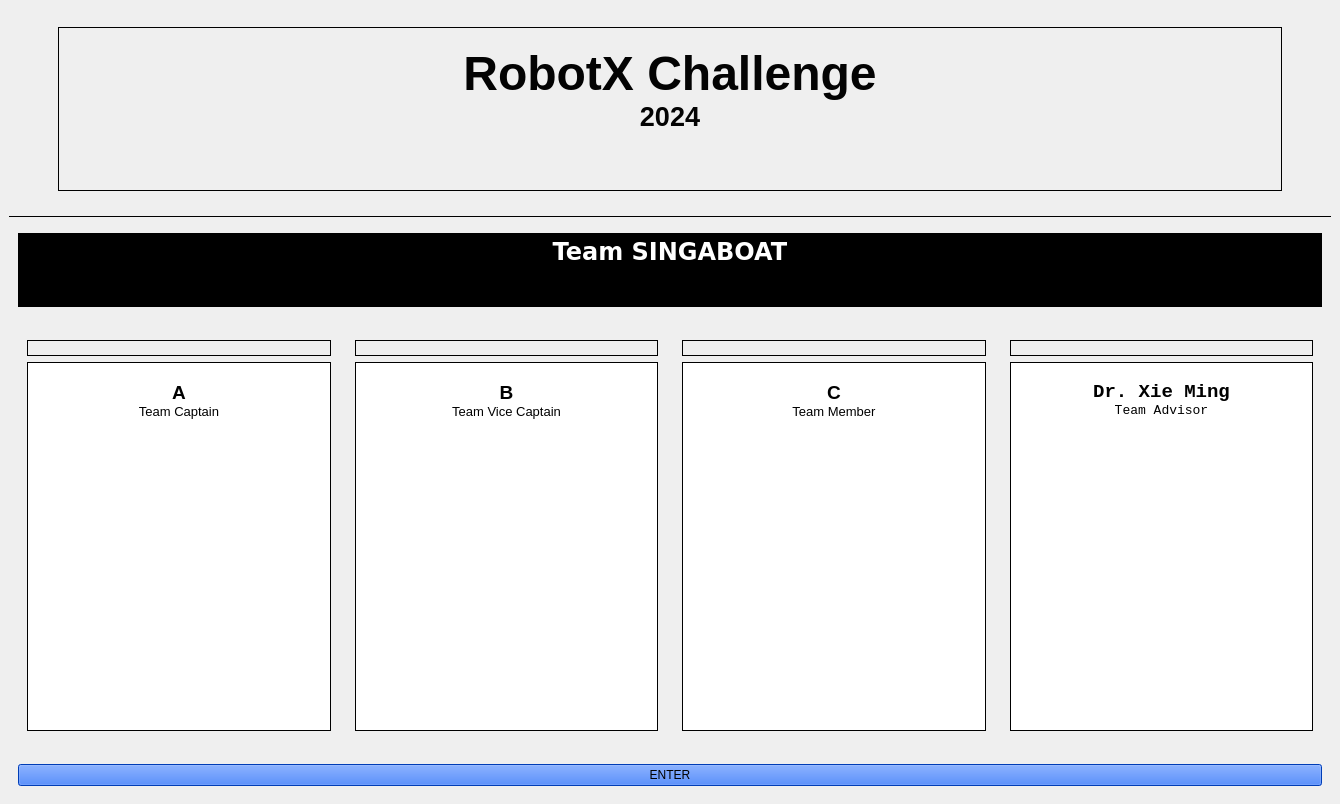
<?xml version="1.0" encoding="UTF-8"?>
<ui version="4.0">
 <class>MainWindow</class>
 <widget class="QMainWindow" name="MainWindow">
  <property name="geometry">
   <rect>
    <x>0</x>
    <y>0</y>
    <width>1340</width>
    <height>804</height>
   </rect>
  </property>
  <property name="windowTitle">
   <string>MainWindow</string>
  </property>
  <widget class="QWidget" name="centralwidget">
   <property name="styleSheet">
    <string notr="true"/>
   </property>
   <layout class="QVBoxLayout" name="verticalLayout">
    <item>
     <widget class="QWidget" name="widget" native="true">
      <property name="sizePolicy">
       <sizepolicy hsizetype="Preferred" vsizetype="Preferred">
        <horstretch>0</horstretch>
        <verstretch>0</verstretch>
       </sizepolicy>
      </property>
      <property name="maximumSize">
       <size>
        <width>16777215</width>
        <height>200</height>
       </size>
      </property>
      <layout class="QHBoxLayout" name="horizontalLayout">
       <item>
        <widget class="QWidget" name="widget_5" native="true">
         <property name="layoutDirection">
          <enum>Qt::RightToLeft</enum>
         </property>
         <layout class="QHBoxLayout" name="horizontalLayout_2">
          <item>
           <widget class="QLabel" name="label">
            <property name="maximumSize">
             <size>
              <width>300</width>
              <height>16777215</height>
             </size>
            </property>
            <property name="text">
             <string/>
            </property>
            <property name="pixmap">
             <pixmap resource="images.qrc">:/newPrefix/Images/robotx logo_vert.png</pixmap>
            </property>
            <property name="scaledContents">
             <bool>true</bool>
            </property>
           </widget>
          </item>
         </layout>
        </widget>
       </item>
       <item>
        <widget class="QWidget" name="widget_6" native="true">
         <property name="minimumSize">
          <size>
           <width>660</width>
           <height>182</height>
          </size>
         </property>
         <property name="autoFillBackground">
          <bool>false</bool>
         </property>
         <layout class="QHBoxLayout" name="horizontalLayout_3">
          <item>
           <widget class="QTextBrowser" name="textBrowser">
            <property name="styleSheet">
             <string notr="true">*{
background:Transparent;
}</string>
            </property>
            <property name="inputMethodHints">
             <set>Qt::ImhMultiLine</set>
            </property>
            <property name="frameShape">
             <enum>QFrame::Box</enum>
            </property>
            <property name="frameShadow">
             <enum>QFrame::Plain</enum>
            </property>
            <property name="lineWidth">
             <number>1</number>
            </property>
            <property name="sizeAdjustPolicy">
             <enum>QAbstractScrollArea::AdjustIgnored</enum>
            </property>
            <property name="html">
             <string>&lt;!DOCTYPE HTML PUBLIC &quot;-//W3C//DTD HTML 4.0//EN&quot; &quot;http://www.w3.org/TR/REC-html40/strict.dtd&quot;&gt;
&lt;html&gt;&lt;head&gt;&lt;meta name=&quot;qrichtext&quot; content=&quot;1&quot; /&gt;&lt;style type=&quot;text/css&quot;&gt;
p, li { white-space: pre-wrap; }
&lt;/style&gt;&lt;/head&gt;&lt;body style=&quot; font-family:'MS Shell Dlg 2'; font-size:7.8pt; font-weight:400; font-style:normal;&quot;&gt;
&lt;p align=&quot;center&quot; style=&quot;-qt-paragraph-type:empty; margin-top:0px; margin-bottom:0px; margin-left:0px; margin-right:0px; -qt-block-indent:0; text-indent:0px; font-family:'Sans Serif'; font-size:9pt;&quot;&gt;&lt;br /&gt;&lt;/p&gt;
&lt;p align=&quot;center&quot; style=&quot; margin-top:0px; margin-bottom:0px; margin-left:0px; margin-right:0px; -qt-block-indent:0; text-indent:0px;&quot;&gt;&lt;span style=&quot; font-family:'Sans Serif'; font-size:36pt; font-weight:600; color:#030303;&quot;&gt;RobotX Challenge&lt;/span&gt;&lt;/p&gt;
&lt;p align=&quot;center&quot; style=&quot; margin-top:0px; margin-bottom:0px; margin-left:0px; margin-right:0px; -qt-block-indent:0; text-indent:0px;&quot;&gt;&lt;span style=&quot; font-family:'Sans Serif'; font-size:20pt; font-weight:600; color:#030303;&quot;&gt;2024&lt;/span&gt;&lt;/p&gt;&lt;/body&gt;&lt;/html&gt;</string>
            </property>
           </widget>
          </item>
         </layout>
        </widget>
       </item>
       <item>
        <widget class="QWidget" name="widget_7" native="true">
         <property name="maximumSize">
          <size>
           <width>300</width>
           <height>16777215</height>
          </size>
         </property>
         <layout class="QHBoxLayout" name="horizontalLayout_4">
          <item>
           <widget class="QLabel" name="label_2">
            <property name="text">
             <string/>
            </property>
            <property name="pixmap">
             <pixmap resource="images.qrc">:/newPrefix/Images/pngegg.png</pixmap>
            </property>
            <property name="scaledContents">
             <bool>true</bool>
            </property>
           </widget>
          </item>
         </layout>
        </widget>
       </item>
      </layout>
     </widget>
    </item>
    <item>
     <widget class="Line" name="line">
      <property name="minimumSize">
       <size>
        <width>0</width>
        <height>0</height>
       </size>
      </property>
      <property name="frameShadow">
       <enum>QFrame::Plain</enum>
      </property>
      <property name="lineWidth">
       <number>1</number>
      </property>
      <property name="orientation">
       <enum>Qt::Horizontal</enum>
      </property>
     </widget>
    </item>
    <item>
     <widget class="QWidget" name="widget_2" native="true">
      <property name="minimumSize">
       <size>
        <width>0</width>
        <height>70</height>
       </size>
      </property>
      <property name="maximumSize">
       <size>
        <width>16777215</width>
        <height>16777215</height>
       </size>
      </property>
      <layout class="QHBoxLayout" name="horizontalLayout_5">
       <item>
        <widget class="QTextBrowser" name="textBrowser_2">
         <property name="sizePolicy">
          <sizepolicy hsizetype="Preferred" vsizetype="Preferred">
           <horstretch>0</horstretch>
           <verstretch>0</verstretch>
          </sizepolicy>
         </property>
         <property name="maximumSize">
          <size>
           <width>16777215</width>
           <height>16777215</height>
          </size>
         </property>
         <property name="font">
          <font>
           <family>Bitstream Vera Sans</family>
          </font>
         </property>
         <property name="styleSheet">
          <string notr="true">*{
background:rgb(0, 0, 0);
}</string>
         </property>
         <property name="frameShape">
          <enum>QFrame::NoFrame</enum>
         </property>
         <property name="frameShadow">
          <enum>QFrame::Plain</enum>
         </property>
         <property name="html">
          <string>&lt;!DOCTYPE HTML PUBLIC &quot;-//W3C//DTD HTML 4.0//EN&quot; &quot;http://www.w3.org/TR/REC-html40/strict.dtd&quot;&gt;
&lt;html&gt;&lt;head&gt;&lt;meta name=&quot;qrichtext&quot; content=&quot;1&quot; /&gt;&lt;style type=&quot;text/css&quot;&gt;
p, li { white-space: pre-wrap; }
&lt;/style&gt;&lt;/head&gt;&lt;body style=&quot; font-family:'Bitstream Vera Sans'; font-size:7.8pt; font-weight:400; font-style:normal;&quot;&gt;
&lt;p align=&quot;center&quot; style=&quot; margin-top:0px; margin-bottom:0px; margin-left:0px; margin-right:0px; -qt-block-indent:0; text-indent:0px;&quot;&gt;&lt;span style=&quot; font-family:'Sans Serif'; font-size:18pt; font-weight:600; color:#ffffff;&quot;&gt;Team SINGABOAT&lt;/span&gt;&lt;/p&gt;&lt;/body&gt;&lt;/html&gt;</string>
         </property>
        </widget>
       </item>
      </layout>
     </widget>
    </item>
    <item>
     <widget class="QWidget" name="widget_3" native="true">
      <property name="styleSheet">
       <string notr="true"/>
      </property>
      <layout class="QHBoxLayout" name="horizontalLayout_6">
       <item>
        <widget class="QWidget" name="widget_8" native="true">
         <property name="minimumSize">
          <size>
           <width>318</width>
           <height>409</height>
          </size>
         </property>
         <layout class="QVBoxLayout" name="verticalLayout_2">
          <item>
           <widget class="QLabel" name="label_3">
            <property name="maximumSize">
             <size>
              <width>16777215</width>
              <height>16777215</height>
             </size>
            </property>
            <property name="frameShape">
             <enum>QFrame::Box</enum>
            </property>
            <property name="text">
             <string/>
            </property>
            <property name="pixmap">
             <pixmap resource="images.qrc">:/newPrefix/Images/RobotX.png</pixmap>
            </property>
            <property name="scaledContents">
             <bool>true</bool>
            </property>
           </widget>
          </item>
          <item>
           <widget class="QTextBrowser" name="textBrowser_3">
            <property name="maximumSize">
             <size>
              <width>16777215</width>
              <height>16777215</height>
             </size>
            </property>
            <property name="frameShape">
             <enum>QFrame::Box</enum>
            </property>
            <property name="frameShadow">
             <enum>QFrame::Plain</enum>
            </property>
            <property name="html">
             <string>&lt;!DOCTYPE HTML PUBLIC &quot;-//W3C//DTD HTML 4.0//EN&quot; &quot;http://www.w3.org/TR/REC-html40/strict.dtd&quot;&gt;
&lt;html&gt;&lt;head&gt;&lt;meta name=&quot;qrichtext&quot; content=&quot;1&quot; /&gt;&lt;style type=&quot;text/css&quot;&gt;
p, li { white-space: pre-wrap; }
&lt;/style&gt;&lt;/head&gt;&lt;body style=&quot; font-family:'MS Shell Dlg 2'; font-size:7.8pt; font-weight:400; font-style:normal;&quot;&gt;
&lt;p align=&quot;center&quot; style=&quot;-qt-paragraph-type:empty; margin-top:0px; margin-bottom:0px; margin-left:0px; margin-right:0px; -qt-block-indent:0; text-indent:0px; font-family:'Sans Serif'; font-size:9pt;&quot;&gt;&lt;br /&gt;&lt;/p&gt;
&lt;p align=&quot;center&quot; style=&quot; margin-top:0px; margin-bottom:0px; margin-left:0px; margin-right:0px; -qt-block-indent:0; text-indent:0px;&quot;&gt;&lt;span style=&quot; font-family:'Monospace'; font-size:14pt; font-weight:600;&quot;&gt;A&lt;/span&gt;&lt;/p&gt;
&lt;p align=&quot;center&quot; style=&quot; margin-top:0px; margin-bottom:0px; margin-left:0px; margin-right:0px; -qt-block-indent:0; text-indent:0px;&quot;&gt;&lt;span style=&quot; font-family:'Monospace'; font-size:10pt;&quot;&gt;Team Captain&lt;/span&gt;&lt;/p&gt;&lt;/body&gt;&lt;/html&gt;</string>
            </property>
           </widget>
          </item>
         </layout>
        </widget>
       </item>
       <item>
        <widget class="QWidget" name="widget_9" native="true">
         <property name="minimumSize">
          <size>
           <width>318</width>
           <height>409</height>
          </size>
         </property>
         <layout class="QVBoxLayout" name="verticalLayout_4">
          <item>
           <widget class="QLabel" name="label_4">
            <property name="maximumSize">
             <size>
              <width>16777215</width>
              <height>16777215</height>
             </size>
            </property>
            <property name="frameShape">
             <enum>QFrame::Box</enum>
            </property>
            <property name="text">
             <string/>
            </property>
            <property name="pixmap">
             <pixmap resource="images.qrc">:/newPrefix/Images/RobotX.png</pixmap>
            </property>
            <property name="scaledContents">
             <bool>true</bool>
            </property>
           </widget>
          </item>
          <item>
           <widget class="QTextBrowser" name="textBrowser_4">
            <property name="maximumSize">
             <size>
              <width>16777215</width>
              <height>16777215</height>
             </size>
            </property>
            <property name="frameShape">
             <enum>QFrame::Box</enum>
            </property>
            <property name="frameShadow">
             <enum>QFrame::Plain</enum>
            </property>
            <property name="html">
             <string>&lt;!DOCTYPE HTML PUBLIC &quot;-//W3C//DTD HTML 4.0//EN&quot; &quot;http://www.w3.org/TR/REC-html40/strict.dtd&quot;&gt;
&lt;html&gt;&lt;head&gt;&lt;meta name=&quot;qrichtext&quot; content=&quot;1&quot; /&gt;&lt;style type=&quot;text/css&quot;&gt;
p, li { white-space: pre-wrap; }
&lt;/style&gt;&lt;/head&gt;&lt;body style=&quot; font-family:'MS Shell Dlg 2'; font-size:7.8pt; font-weight:400; font-style:normal;&quot;&gt;
&lt;p align=&quot;center&quot; style=&quot;-qt-paragraph-type:empty; margin-top:0px; margin-bottom:0px; margin-left:0px; margin-right:0px; -qt-block-indent:0; text-indent:0px; font-family:'Sans Serif'; font-size:9pt;&quot;&gt;&lt;br /&gt;&lt;/p&gt;
&lt;p align=&quot;center&quot; style=&quot; margin-top:0px; margin-bottom:0px; margin-left:0px; margin-right:0px; -qt-block-indent:0; text-indent:0px;&quot;&gt;&lt;span style=&quot; font-family:'Monospace'; font-size:14pt; font-weight:600;&quot;&gt;B&lt;/span&gt;&lt;/p&gt;
&lt;p align=&quot;center&quot; style=&quot; margin-top:0px; margin-bottom:0px; margin-left:0px; margin-right:0px; -qt-block-indent:0; text-indent:0px;&quot;&gt;&lt;span style=&quot; font-family:'Monospace'; font-size:10pt;&quot;&gt;Team Vice Captain&lt;/span&gt;&lt;/p&gt;&lt;/body&gt;&lt;/html&gt;</string>
            </property>
           </widget>
          </item>
         </layout>
        </widget>
       </item>
       <item>
        <widget class="QWidget" name="widget_10" native="true">
         <property name="minimumSize">
          <size>
           <width>318</width>
           <height>409</height>
          </size>
         </property>
         <layout class="QVBoxLayout" name="verticalLayout_3">
          <item>
           <widget class="QLabel" name="label_5">
            <property name="maximumSize">
             <size>
              <width>16777215</width>
              <height>16777215</height>
             </size>
            </property>
            <property name="frameShape">
             <enum>QFrame::Box</enum>
            </property>
            <property name="text">
             <string/>
            </property>
            <property name="pixmap">
             <pixmap resource="images.qrc">:/newPrefix/Images/RobotX.png</pixmap>
            </property>
            <property name="scaledContents">
             <bool>true</bool>
            </property>
           </widget>
          </item>
          <item>
           <widget class="QTextBrowser" name="textBrowser_5">
            <property name="maximumSize">
             <size>
              <width>16777215</width>
              <height>16777215</height>
             </size>
            </property>
            <property name="frameShape">
             <enum>QFrame::Box</enum>
            </property>
            <property name="frameShadow">
             <enum>QFrame::Plain</enum>
            </property>
            <property name="html">
             <string>&lt;!DOCTYPE HTML PUBLIC &quot;-//W3C//DTD HTML 4.0//EN&quot; &quot;http://www.w3.org/TR/REC-html40/strict.dtd&quot;&gt;
&lt;html&gt;&lt;head&gt;&lt;meta name=&quot;qrichtext&quot; content=&quot;1&quot; /&gt;&lt;style type=&quot;text/css&quot;&gt;
p, li { white-space: pre-wrap; }
&lt;/style&gt;&lt;/head&gt;&lt;body style=&quot; font-family:'MS Shell Dlg 2'; font-size:7.8pt; font-weight:400; font-style:normal;&quot;&gt;
&lt;p align=&quot;center&quot; style=&quot;-qt-paragraph-type:empty; margin-top:0px; margin-bottom:0px; margin-left:0px; margin-right:0px; -qt-block-indent:0; text-indent:0px; font-family:'Sans Serif'; font-size:9pt;&quot;&gt;&lt;br /&gt;&lt;/p&gt;
&lt;p align=&quot;center&quot; style=&quot; margin-top:0px; margin-bottom:0px; margin-left:0px; margin-right:0px; -qt-block-indent:0; text-indent:0px;&quot;&gt;&lt;span style=&quot; font-family:'Monospace'; font-size:14pt; font-weight:600;&quot;&gt;C&lt;/span&gt;&lt;/p&gt;
&lt;p align=&quot;center&quot; style=&quot; margin-top:0px; margin-bottom:0px; margin-left:0px; margin-right:0px; -qt-block-indent:0; text-indent:0px;&quot;&gt;&lt;span style=&quot; font-family:'Monospace'; font-size:10pt;&quot;&gt;Team Member&lt;/span&gt;&lt;/p&gt;&lt;/body&gt;&lt;/html&gt;</string>
            </property>
           </widget>
          </item>
         </layout>
        </widget>
       </item>
       <item>
        <widget class="QWidget" name="widget_11" native="true">
         <property name="minimumSize">
          <size>
           <width>318</width>
           <height>409</height>
          </size>
         </property>
         <layout class="QVBoxLayout" name="verticalLayout_5">
          <item>
           <widget class="QLabel" name="label_6">
            <property name="maximumSize">
             <size>
              <width>16777215</width>
              <height>16777215</height>
             </size>
            </property>
            <property name="styleSheet">
             <string notr="true"/>
            </property>
            <property name="frameShape">
             <enum>QFrame::Box</enum>
            </property>
            <property name="text">
             <string/>
            </property>
            <property name="pixmap">
             <pixmap resource="images.qrc">:/newPrefix/Images/Prof_Xie_Ming.jpg</pixmap>
            </property>
            <property name="scaledContents">
             <bool>true</bool>
            </property>
           </widget>
          </item>
          <item>
           <widget class="QTextBrowser" name="textBrowser_6">
            <property name="maximumSize">
             <size>
              <width>16777215</width>
              <height>16777215</height>
             </size>
            </property>
            <property name="font">
             <font>
              <family>Monospace</family>
             </font>
            </property>
            <property name="frameShape">
             <enum>QFrame::Box</enum>
            </property>
            <property name="frameShadow">
             <enum>QFrame::Plain</enum>
            </property>
            <property name="html">
             <string>&lt;!DOCTYPE HTML PUBLIC &quot;-//W3C//DTD HTML 4.0//EN&quot; &quot;http://www.w3.org/TR/REC-html40/strict.dtd&quot;&gt;
&lt;html&gt;&lt;head&gt;&lt;meta name=&quot;qrichtext&quot; content=&quot;1&quot; /&gt;&lt;style type=&quot;text/css&quot;&gt;
p, li { white-space: pre-wrap; }
&lt;/style&gt;&lt;/head&gt;&lt;body style=&quot; font-family:'Monospace'; font-size:7.8pt; font-weight:400; font-style:normal;&quot;&gt;
&lt;p align=&quot;center&quot; style=&quot;-qt-paragraph-type:empty; margin-top:0px; margin-bottom:0px; margin-left:0px; margin-right:0px; -qt-block-indent:0; text-indent:0px; font-size:9pt;&quot;&gt;&lt;br /&gt;&lt;/p&gt;
&lt;p align=&quot;center&quot; style=&quot; margin-top:0px; margin-bottom:0px; margin-left:0px; margin-right:0px; -qt-block-indent:0; text-indent:0px;&quot;&gt;&lt;span style=&quot; font-size:14pt; font-weight:600;&quot;&gt;Dr. Xie Ming&lt;/span&gt;&lt;/p&gt;
&lt;p align=&quot;center&quot; style=&quot; margin-top:0px; margin-bottom:0px; margin-left:0px; margin-right:0px; -qt-block-indent:0; text-indent:0px;&quot;&gt;&lt;span style=&quot; font-size:10pt;&quot;&gt;Team Advisor&lt;/span&gt;&lt;/p&gt;&lt;/body&gt;&lt;/html&gt;</string>
            </property>
           </widget>
          </item>
         </layout>
        </widget>
       </item>
      </layout>
     </widget>
    </item>
    <item>
     <widget class="QWidget" name="widget_4" native="true">
      <property name="maximumSize">
       <size>
        <width>16777215</width>
        <height>16777215</height>
       </size>
      </property>
      <layout class="QHBoxLayout" name="horizontalLayout_7">
       <item>
        <widget class="QPushButton" name="pushButton">
         <property name="sizePolicy">
          <sizepolicy hsizetype="Preferred" vsizetype="Preferred">
           <horstretch>0</horstretch>
           <verstretch>0</verstretch>
          </sizepolicy>
         </property>
         <property name="maximumSize">
          <size>
           <width>16777215</width>
           <height>16777215</height>
          </size>
         </property>
         <property name="autoFillBackground">
          <bool>false</bool>
         </property>
         <property name="styleSheet">
          <string notr="true">QPushButton{
	background-color: rgb(0, 85, 255);
}</string>
         </property>
         <property name="text">
          <string>ENTER</string>
         </property>
         <property name="iconSize">
          <size>
           <width>16</width>
           <height>16</height>
          </size>
         </property>
        </widget>
       </item>
      </layout>
     </widget>
    </item>
   </layout>
   <zorder>widget_3</zorder>
   <zorder>widget</zorder>
   <zorder>widget_2</zorder>
   <zorder>widget_4</zorder>
   <zorder>line</zorder>
  </widget>
  <action name="actionExit">
   <property name="text">
    <string>Exit</string>
   </property>
  </action>
  <action name="actionClose">
   <property name="text">
    <string>Close</string>
   </property>
  </action>
 </widget>
 <resources>
  <include location="images.qrc"/>
  <include location="images.qrc"/>
  <include location="gui_tut/images.qrc"/>
 </resources>
 <connections/>
</ui>
